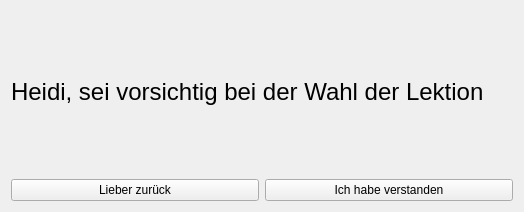
<?xml version="1.0" encoding="UTF-8"?>
<ui version="4.0">
 <class>Form</class>
 <widget class="QWidget" name="Form">
  <property name="geometry">
   <rect>
    <x>0</x>
    <y>0</y>
    <width>524</width>
    <height>212</height>
   </rect>
  </property>
  <property name="windowTitle">
   <string>Vorsichtig</string>
  </property>
  <property name="layoutDirection">
   <enum>Qt::LeftToRight</enum>
  </property>
  <layout class="QHBoxLayout" name="horizontalLayout_2">
   <item>
    <layout class="QVBoxLayout" name="verticalLayout" stretch="2,1">
     <property name="rightMargin">
      <number>0</number>
     </property>
     <item>
      <widget class="QLabel" name="label">
       <property name="font">
        <font>
         <pointsize>18</pointsize>
        </font>
       </property>
       <property name="text">
        <string>Heidi, sei vorsichtig bei der Wahl der Lektion</string>
       </property>
      </widget>
     </item>
     <item>
      <layout class="QHBoxLayout" name="horizontalLayout" stretch="0,0">
       <property name="sizeConstraint">
        <enum>QLayout::SetNoConstraint</enum>
       </property>
       <property name="leftMargin">
        <number>0</number>
       </property>
       <item>
        <widget class="QPushButton" name="btnZurueck">
         <property name="text">
          <string>Lieber zurück</string>
         </property>
        </widget>
       </item>
       <item>
        <widget class="QPushButton" name="btnVerstanden">
         <property name="text">
          <string>Ich habe verstanden</string>
         </property>
        </widget>
       </item>
      </layout>
     </item>
    </layout>
   </item>
  </layout>
 </widget>
 <resources/>
 <connections/>
</ui>
